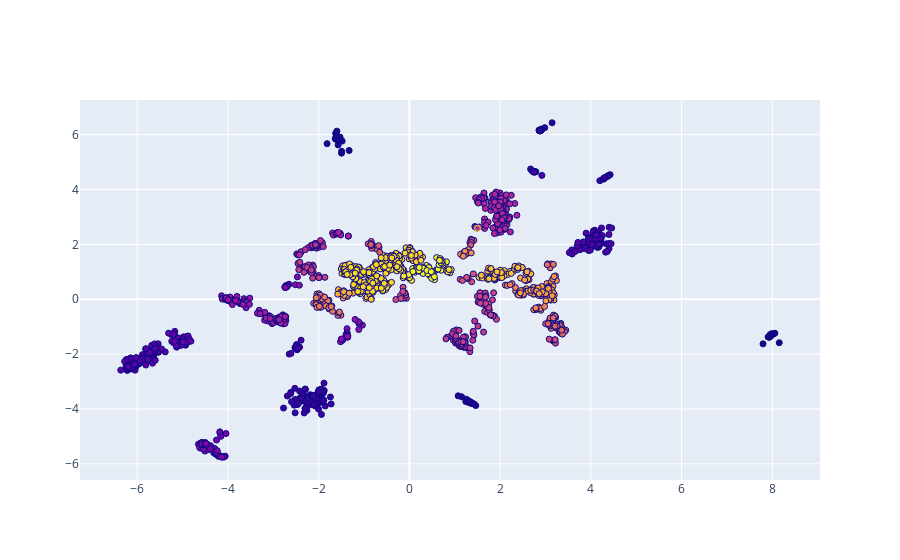

This figure's notebook cell:
### Code cell
fig3.show()

### Figure 1 — Plotly figure (JSON) as saved in the notebook; plotly's stock layout.template omitted (floating-point values rounded to 4 significant figures; data arrays with more than 128 entries replaced by an {"elided": "..."} marker saying what was removed)
{"data": [{"hovertext": {"elided": "1595 str values"}, "marker": {"color": {"elided": "1595 int values"}, "line": {"color": {"elided": "1595 int values"}, "width": 1}}, "mode": "markers", "type": "scatter", "x": {"elided": "1595 float values"}, "y": {"elided": "1595 float values"}}], "layout": {}}
